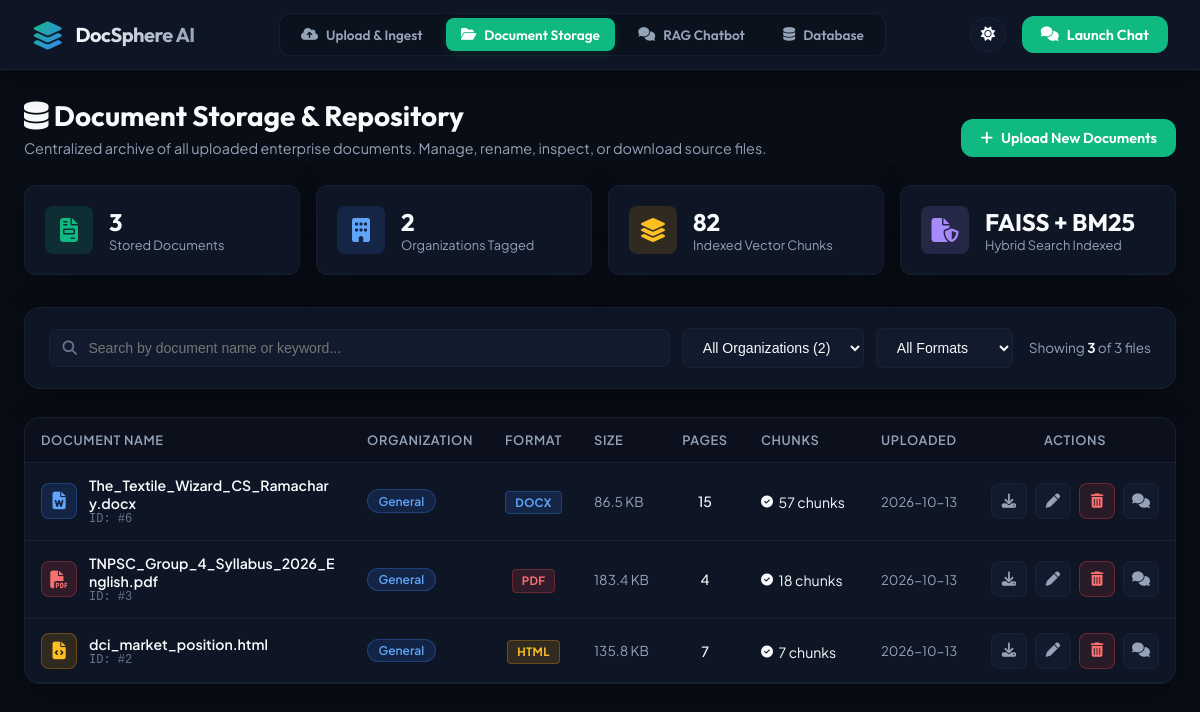
Screenshot of /documents with the database file from the repository.
### tables this page shows
CREATE TABLE documents (
    id INTEGER PRIMARY KEY AUTOINCREMENT,
    company_id INTEGER NOT NULL,
    filename TEXT NOT NULL,
    original_name TEXT NOT NULL,
    file_type TEXT NOT NULL,                  -- 'pdf', 'docx', 'xml', 'xbrl', 'html', 'txt'
    file_path TEXT NOT NULL,
    file_size_bytes INTEGER DEFAULT 0,
    total_pages_or_sections INTEGER DEFAULT 1,
    chunk_count INTEGER DEFAULT 0,
    status TEXT DEFAULT 'indexed',            -- 'pending', 'indexed', 'failed'
    created_at TIMESTAMP DEFAULT CURRENT_TIMESTAMP,
    FOREIGN KEY (company_id) REFERENCES companies (id) ON DELETE CASCADE
);

CREATE TABLE companies (
    id INTEGER PRIMARY KEY AUTOINCREMENT,
    name TEXT NOT NULL UNIQUE COLLATE NOCASE,
    ticker_or_code TEXT,
    sector TEXT,
    description TEXT,
    created_at TIMESTAMP DEFAULT CURRENT_TIMESTAMP
);

### api/routes_frontend.py (the view)
@frontend_bp.route('/documents')
def documents():
    companies = CompanyRepository.get_all()
    all_docs = DocumentRepository.get_all()
    return render_template(
        'documents.html',
        companies=companies,
        documents=all_docs
    )

### templates/documents.html (shortened to what this page needs)
<!DOCTYPE html>
<html lang="en">
<head>
    <link rel="stylesheet" href="https://cdnjs.cloudflare.com/ajax/libs/font-awesome/6.4.0/css/all.min.css">
    <link rel="stylesheet" href="{{ url_for('static', filename='css/styles.css') }}">
</head>
<body>
    <header>
        <a href="/" class="logo-container">
            <div class="logo-icon"><i class="fas fa-layer-group"></i></div>
            <h1 class="logo-text">DocSphere AI</h1>
        </a>
        <div class="nav-tabs-wrapper">
            <a href="/" class="nav-tab-link">
                <i class="fas fa-cloud-upload-alt"></i> Upload & Ingest
            </a>
            <a href="/documents" class="nav-tab-link active">
                <i class="fas fa-folder-open"></i> Document Storage
            </a>
            <a href="/chat" class="nav-tab-link">
                <i class="fas fa-comments"></i> RAG Chatbot
            </a>
            <a href="/database" class="nav-tab-link">
                <i class="fas fa-database"></i> Database
            </a>
        </div>
        <div class="header-actions">
            <button id="theme-toggle" class="btn btn-secondary btn-icon" title="Toggle Light/Dark Theme">
                <i class="fas fa-sun"></i>
            </button>
            <a href="/chat" class="btn btn-primary">
                <i class="fas fa-comments"></i> Launch Chat
            </a>
        </div>
    </header>
    <div class="container" style="max-width: 1380px; margin: 1.75rem auto; padding: 0 1.5rem; width: 100%; flex: 1;">
        <div style="display: flex; justify-content: space-between; align-items: flex-end; margin-bottom: 1.75rem; flex-wrap: wrap; gap: 1rem;">
            <div>
                <h1 style="font-size: 1.75rem; font-family: var(--font-heading); font-weight: 700; margin-bottom: 0.35rem;">
                    <i class="fas fa-database text-emerald-500 mr-2"></i> Document Storage & Repository
                </h1>
                <p style="color: var(--text-secondary); font-size: 0.9rem;">
                    Centralized archive of all uploaded enterprise documents. Manage, rename, inspect, or download source files.
                </p>
            </div>
            <div>
                <a href="/" class="btn btn-primary" style="text-decoration: none;">
                    <i class="fas fa-plus" style="text-decoration: none;"></i> Upload New Documents
                </a>
            </div>
        </div>
        <div class="stats-grid">
            <div class="stat-card">
                <div class="stat-icon"><i class="fas fa-file-invoice"></i></div>
                <div>
                    <div class="stat-value" id="stat-total-docs">{{ documents|length }}</div>
                    <div class="stat-label">Stored Documents</div>
                </div>
            </div>
            <div class="stat-card">
                <div class="stat-icon" style="color: #60a5fa; background: rgba(59, 130, 246, 0.15);"><i class="fas fa-building"></i></div>
                <div>
                    <div class="stat-value">{{ companies|length }}</div>
                    <div class="stat-label">Organizations Tagged</div>
                </div>
            </div>
            <div class="stat-card">
                <div class="stat-icon" style="color: #fbbf24; background: rgba(245, 158, 11, 0.15);"><i class="fas fa-layer-group"></i></div>
                <div>
                    {% set total_chunks = namespace(value=0) %}
                    {% for doc in documents %}
                        {% set total_chunks.value = total_chunks.value + doc.chunk_count %}
                    {% endfor %}
                    <div class="stat-value" id="stat-total-chunks">{{ total_chunks.value }}</div>
                    <div class="stat-label">Indexed Vector Chunks</div>
                </div>
            </div>
            <div class="stat-card">
                <div class="stat-icon" style="color: #a78bfa; background: rgba(167, 139, 250, 0.15);"><i class="fas fa-file-shield"></i></div>
                <div>
                    <div class="stat-value">FAISS + BM25</div>
                    <div class="stat-label">Hybrid Search Indexed</div>
                </div>
            </div>
        </div>
        <div class="filter-bar">
            <div class="filter-controls">
                <div class="search-box">
                    <i class="fas fa-search"></i>
                    <input type="text" id="doc-search-input" placeholder="Search by document name or keyword..." autocomplete="off">
                </div>
                <select id="org-filter-select" class="select-filter">
                    <option value="">All Organizations ({{ companies|length }})</option>
                </select>
                <select id="format-filter-select" class="select-filter">
                    <option value="">All Formats</option>
                </select>
            </div>
            <div style="font-size: 0.85rem; color: var(--text-secondary); white-space: nowrap;">
                Showing <strong id="visible-count" style="color: var(--text-primary);">{{ documents|length }}</strong> of {{ documents|length }} files
            </div>
        </div>
        <div class="table-responsive">
            <table id="documents-table">
                <thead>
                    <tr>
                        <th style="min-width: 220px;">Document Name</th>
                        <th style="width: 120px;">Organization</th>
                        <th style="width: 75px; text-align: center;">Format</th>
                        <th style="width: 85px;">Size</th>
                        <th style="width: 80px; text-align: center;">Pages</th>
                        <th style="width: 120px;">Chunks</th>
                        <th style="width: 110px; white-space: nowrap;">Uploaded</th>
                        <th style="text-align: center; width: 175px; min-width: 175px;">Actions</th>
                    </tr>
                </thead>
                <tbody id="documents-tbody">
                    {% if documents %}
                        {% for doc in documents %}
                        {% set ext = doc.file_type|lower %}
                        <tr id="doc-row-{{ doc.id }}"
                            data-doc-id="{{ doc.id }}"
                            data-doc-name="{{ doc.original_name|lower }}"
                            data-doc-org="{{ doc.company_name|lower }}"
                            data-doc-ext="{{ ext }}">
                            <td>
                                <div class="doc-row-title">
                                    <div class="doc-icon-wrapper
                                        {% if ext == 'pdf' %}format-pdf{% elif ext in ['doc', 'docx'] %}format-docx{% elif ext in ['html', 'htm'] %}format-html{% elif ext in ['xbrl', 'xml'] %}format-xbrl{% else %}format-txt{% endif %}">
                                        <i class="fas
                                            {% if ext == 'pdf' %}fa-file-pdf{% elif ext in ['doc', 'docx'] %}fa-file-word{% elif ext in ['html', 'htm'] %}fa-file-code{% elif ext in ['xbrl', 'xml'] %}fa-file-invoice-dollar{% else %}fa-file-alt{% endif %}"></i>
                                    </div>
                                    <div>
                                        <div class="doc-title-text" id="doc-title-{{ doc.id }}" style="font-weight: 600; color: var(--text-primary); word-break: break-word;">
                                            {{ doc.original_name }}
                                        </div>
                                        <div style="font-size: 0.75rem; color: var(--text-muted); font-family: monospace;">
                                            ID: #{{ doc.id }}
                                        </div>
                                    </div>
                                </div>
                            </td>
                            <td>
                                <span class="company-badge">{{ doc.company_name }}</span>
                            </td>
                            <td style="text-align: center;">
                                <span class="format-badge format-{{ ext }}">{{ ext|upper }}</span>
                            </td>
                            <td style="color: var(--text-secondary); font-size: 0.85rem; white-space: nowrap;">
                                {% if doc.file_size_bytes %}
                                    {{ "%.1f"|format(doc.file_size_bytes / 1024) }} KB
                                {% else %}
                                    --
                                {% endif %}
                            </td>
                            <td style="font-weight: 500; text-align: center;">{{ doc.total_pages_or_sections }}</td>
                            <td style="white-space: nowrap;">
                                <span class="text-emerald-500 font-semibold" style="display: inline-flex; align-items: center; gap: 0.35rem;">
                                    <i class="fas fa-check-circle" style="font-size: 0.75rem;"></i> {{ doc.chunk_count }} chunks
                                </span>
                            </td>
                            <td style="color: var(--text-secondary); font-size: 0.82rem; white-space: nowrap;">
                                {{ doc.created_at.split(' ')[0] if doc.created_at else 'Recent' }}
                            </td>
                            <td style="text-align: center; width: 175px; min-width: 175px; white-space: nowrap;">
                                <div class="action-btn-group">
                                    <a href="/api/documents/{{ doc.id }}/download"
                                       download="{{ doc.original_name }}"
                                       class="action-btn btn-download"
                                       title="Download Original File">
                                        <i class="fas fa-download"></i>
                                    </a>
                                    <button onclick="openRenameModal({{ doc.id }}, '{{ doc.original_name | replace("'", "\\'") }}')"
                                            class="action-btn btn-rename"
                                            title="Rename Document">
                                        <i class="fas fa-pen"></i>
                                    </button>
                                    <button onclick="openDeleteModal({{ doc.id }}, '{{ doc.original_name | replace("'", "\\'") }}')"
                                            class="action-btn btn-delete"
                                            title="Delete Document">
                                        <i class="fas fa-trash-alt"></i>
                                    </button>
                                    <a href="/chat" class="action-btn btn-chat" title="Query Document in Chat">
                                        <i class="fas fa-comments"></i>
                                    </a>
                                </div>
                            </td>
                        </tr>
                        {% endfor %}
                    {% endif %}
                </tbody>
            </table>
        </div>
    </div>
</body>
</html>

### rows the page displays
documents: original_name "The_Textile_Wizard_CS_Ramachary.docx", id "6", company_name "General", file_type "DOCX", doc.file_size_bytes/1024 "86.5", total_pages_or_sections "15", chunk_count "57", created_at "2026-10-13"
documents: original_name "TNPSC_Group_4_Syllabus_2026_English.pdf", id "3", company_name "General", file_type "PDF", doc.file_size_bytes/1024 "183.4", total_pages_or_sections "4", chunk_count "18", created_at "2026-10-13"
documents: original_name "dci_market_position.html", id "2", company_name "General", file_type "HTML", doc.file_size_bytes/1024 "135.8", total_pages_or_sections "7", chunk_count "7", created_at "2026-10-13"

### other values shown
{{ documents|length }} "3"
{{ companies|length }} "2"
{{ total_chunks.value }} "82"
